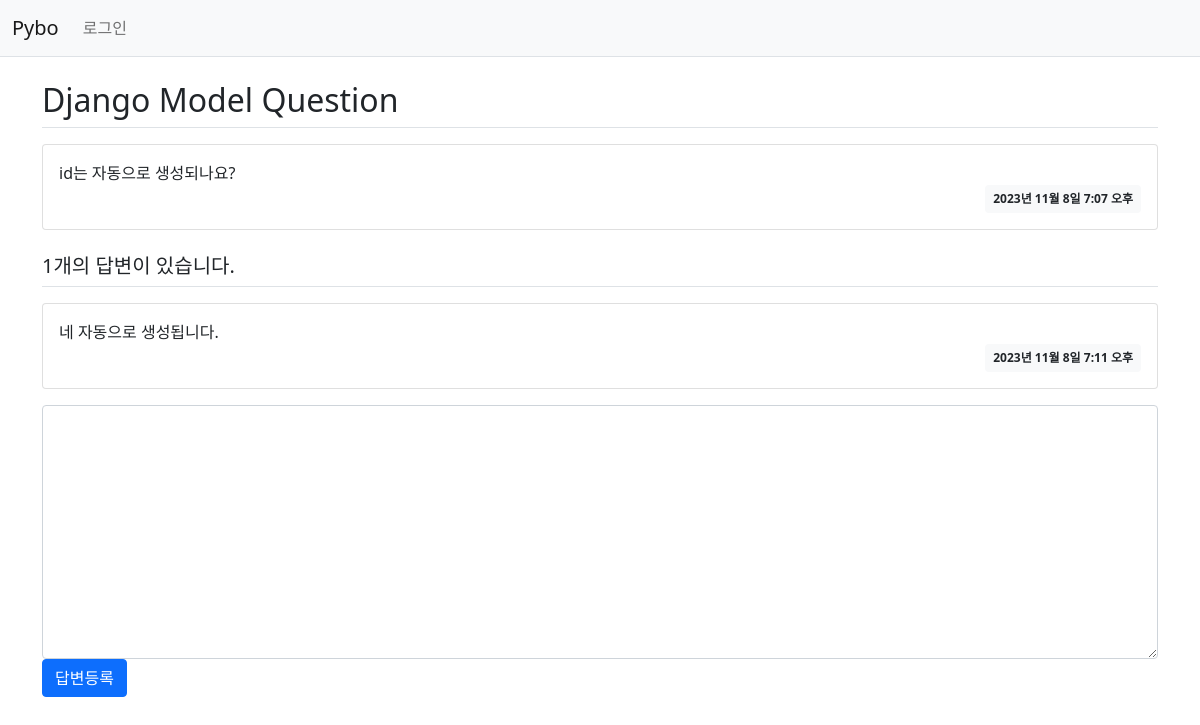
The app's page /pybo/2/, older data.
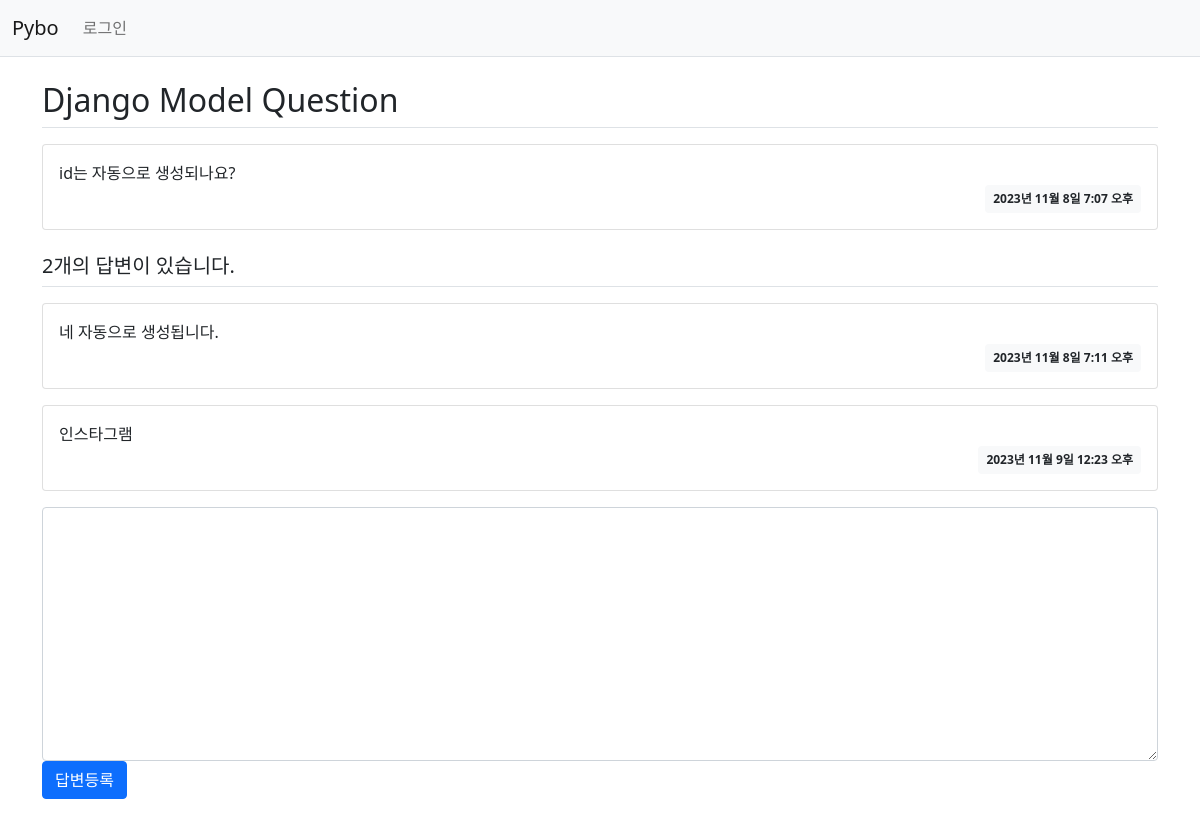
The same page, newer data.
### pybo/models.py (models this page shows, shortened)
class Question(models.Model):
    subject = models.CharField(max_length=200)
    content = models.TextField()
    create_date = models.DateTimeField()

class Answer(models.Model):
    question = models.ForeignKey(Question, on_delete=models.CASCADE)
    content = models.TextField()
    create_date = models.DateTimeField()

### pybo/views.py (the view)
# urls.py: path('<int:question_id>/', views.detail, name='detail'),
def detail(request, question_id):
    question = get_object_or_404(Question, pk=question_id)
    context = {'question': question}
    return render(request, 'pybo/question_detail.html', context)

### templates/pybo/question_detail.html (shortened to what this page needs)
{% extends 'base.html' %}
{% block content %}
<div class="container my-3">
    <h2 class="border-bottom py-2">{{ question.subject }}</h2>
    <div class="card my-3">
        <div class="card-body">
            <div class="card-text" style="white-space: pre-line;">{{ question.content }}</div>
            <div class="d-flex justify-content-end">
                <div class="badge bg-light text-dark p-2">
                    {{ question.create_date }}
                </div>
            </div>
        </div>
    </div>
    <h5 class="border-bottom my-3 py-2">{{question.answer_set.count}}개의 답변이 있습니다.</h5>
    {% for answer in question.answer_set.all %}
    <div class="card my-3">
        <div class="card-body">
            <div class="card-text" style="white-space: pre-line;">{{ answer.content }}</div>
            <div class="d-flex justify-content-end">
                <div class="badge bg-light text-dark p-2">
                    {{ answer.create_date }}
                </div>
            </div>
        </div>
    </div>
    {% endfor %}
    <form action="{% url 'pybo:answer_create' question.id %}" method="post" class="my-3">
        <div class="form-group">
            <textarea name="content" id="content" class="form-control" rows="10"></textarea>
        </div>
        <input type="submit" value="답변등록" class="btn btn-primary">
    </form>
</div>
{% endblock %}

Row changes from the older to the newer data that the page shows:
computed for Question "Django Model Question": answer_set.count "1" → "2"
added Answer: content "인스타그램", create_date "2023년 11월 9일 12:23 오후"
